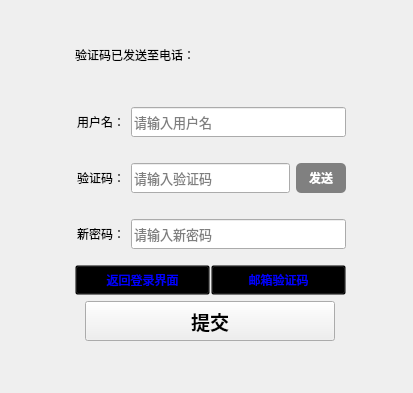
<?xml version="1.0" encoding="UTF-8"?>
<ui version="4.0">
 <class>PhoneRetrievalWindow</class>
 <widget class="QDialog" name="PhoneRetrievalWindow">
  <property name="geometry">
   <rect>
    <x>0</x>
    <y>0</y>
    <width>413</width>
    <height>393</height>
   </rect>
  </property>
  <property name="windowTitle">
   <string>短信验证码修改密码</string>
  </property>
  <property name="windowIcon">
   <iconset>
    <normaloff>icon.png</normaloff>icon.png</iconset>
  </property>
  <widget class="QWidget" name="verticalLayoutWidget_2">
   <property name="geometry">
    <rect>
     <x>70</x>
     <y>20</y>
     <width>281</width>
     <height>321</height>
    </rect>
   </property>
   <layout class="QVBoxLayout" name="verticalLayout_3" stretch="4,4,4,4,2,4">
    <property name="spacing">
     <number>6</number>
    </property>
    <property name="sizeConstraint">
     <enum>QLayout::SetDefaultConstraint</enum>
    </property>
    <property name="leftMargin">
     <number>5</number>
    </property>
    <property name="rightMargin">
     <number>5</number>
    </property>
    <item>
     <layout class="QHBoxLayout" name="horizontalLayout_3">
      <property name="topMargin">
       <number>10</number>
      </property>
      <property name="bottomMargin">
       <number>10</number>
      </property>
      <item>
       <widget class="QLabel" name="tip_label">
        <property name="enabled">
         <bool>true</bool>
        </property>
        <property name="minimumSize">
         <size>
          <width>50</width>
          <height>0</height>
         </size>
        </property>
        <property name="maximumSize">
         <size>
          <width>16777215</width>
          <height>40</height>
         </size>
        </property>
        <property name="styleSheet">
         <string notr="true"/>
        </property>
        <property name="text">
         <string>验证码已发送至电话：</string>
        </property>
       </widget>
      </item>
      <item>
       <widget class="QLabel" name="tip_phone_label">
        <property name="text">
         <string/>
        </property>
       </widget>
      </item>
     </layout>
    </item>
    <item>
     <layout class="QHBoxLayout" name="horizontalLayout_14">
      <property name="sizeConstraint">
       <enum>QLayout::SetMinimumSize</enum>
      </property>
      <property name="topMargin">
       <number>10</number>
      </property>
      <property name="bottomMargin">
       <number>10</number>
      </property>
      <item>
       <widget class="QLabel" name="username_label">
        <property name="minimumSize">
         <size>
          <width>50</width>
          <height>0</height>
         </size>
        </property>
        <property name="maximumSize">
         <size>
          <width>16777215</width>
          <height>40</height>
         </size>
        </property>
        <property name="text">
         <string>用户名：</string>
        </property>
        <property name="alignment">
         <set>Qt::AlignRight|Qt::AlignTrailing|Qt::AlignVCenter</set>
        </property>
       </widget>
      </item>
      <item>
       <widget class="QLineEdit" name="username_text">
        <property name="maximumSize">
         <size>
          <width>16777215</width>
          <height>30</height>
         </size>
        </property>
        <property name="font">
         <font>
          <family>Times New Roman</family>
          <pointsize>10</pointsize>
         </font>
        </property>
        <property name="inputMethodHints">
         <set>Qt::ImhNone</set>
        </property>
        <property name="inputMask">
         <string/>
        </property>
        <property name="echoMode">
         <enum>QLineEdit::Normal</enum>
        </property>
        <property name="placeholderText">
         <string>请输入用户名</string>
        </property>
        <property name="cursorMoveStyle">
         <enum>Qt::VisualMoveStyle</enum>
        </property>
       </widget>
      </item>
     </layout>
    </item>
    <item>
     <layout class="QHBoxLayout" name="horizontalLayout_15">
      <property name="sizeConstraint">
       <enum>QLayout::SetMinimumSize</enum>
      </property>
      <property name="topMargin">
       <number>10</number>
      </property>
      <property name="bottomMargin">
       <number>10</number>
      </property>
      <item>
       <widget class="QLabel" name="code_label">
        <property name="minimumSize">
         <size>
          <width>50</width>
          <height>0</height>
         </size>
        </property>
        <property name="maximumSize">
         <size>
          <width>16777215</width>
          <height>40</height>
         </size>
        </property>
        <property name="text">
         <string>验证码：</string>
        </property>
        <property name="alignment">
         <set>Qt::AlignRight|Qt::AlignTrailing|Qt::AlignVCenter</set>
        </property>
       </widget>
      </item>
      <item>
       <widget class="QLineEdit" name="code_text">
        <property name="maximumSize">
         <size>
          <width>16777215</width>
          <height>30</height>
         </size>
        </property>
        <property name="font">
         <font>
          <family>Times New Roman</family>
          <pointsize>10</pointsize>
         </font>
        </property>
        <property name="inputMethodHints">
         <set>Qt::ImhNone</set>
        </property>
        <property name="inputMask">
         <string/>
        </property>
        <property name="echoMode">
         <enum>QLineEdit::Normal</enum>
        </property>
        <property name="placeholderText">
         <string>请输入验证码</string>
        </property>
        <property name="cursorMoveStyle">
         <enum>Qt::VisualMoveStyle</enum>
        </property>
       </widget>
      </item>
      <item>
       <widget class="QPushButton" name="send_code_btn">
        <property name="minimumSize">
         <size>
          <width>50</width>
          <height>0</height>
         </size>
        </property>
        <property name="maximumSize">
         <size>
          <width>50</width>
          <height>30</height>
         </size>
        </property>
        <property name="cursor">
         <cursorShape>PointingHandCursor</cursorShape>
        </property>
        <property name="styleSheet">
         <string notr="true">color:white;
border:solid black 2px;
border-radius: 5px;
font-weight: bold;
background:gray;</string>
        </property>
        <property name="text">
         <string>发送</string>
        </property>
       </widget>
      </item>
     </layout>
    </item>
    <item>
     <layout class="QHBoxLayout" name="horizontalLayout_16">
      <property name="sizeConstraint">
       <enum>QLayout::SetMinimumSize</enum>
      </property>
      <property name="topMargin">
       <number>10</number>
      </property>
      <property name="bottomMargin">
       <number>10</number>
      </property>
      <item>
       <widget class="QLabel" name="password_label">
        <property name="minimumSize">
         <size>
          <width>50</width>
          <height>0</height>
         </size>
        </property>
        <property name="maximumSize">
         <size>
          <width>16777215</width>
          <height>40</height>
         </size>
        </property>
        <property name="text">
         <string>新密码：</string>
        </property>
        <property name="alignment">
         <set>Qt::AlignRight|Qt::AlignTrailing|Qt::AlignVCenter</set>
        </property>
       </widget>
      </item>
      <item>
       <widget class="QLineEdit" name="password_text">
        <property name="maximumSize">
         <size>
          <width>16777215</width>
          <height>30</height>
         </size>
        </property>
        <property name="font">
         <font>
          <family>Times New Roman</family>
          <pointsize>10</pointsize>
         </font>
        </property>
        <property name="inputMethodHints">
         <set>Qt::ImhHiddenText|Qt::ImhNoAutoUppercase|Qt::ImhNoPredictiveText|Qt::ImhSensitiveData</set>
        </property>
        <property name="inputMask">
         <string/>
        </property>
        <property name="echoMode">
         <enum>QLineEdit::Password</enum>
        </property>
        <property name="placeholderText">
         <string>请输入新密码</string>
        </property>
        <property name="cursorMoveStyle">
         <enum>Qt::VisualMoveStyle</enum>
        </property>
       </widget>
      </item>
     </layout>
    </item>
    <item>
     <layout class="QHBoxLayout" name="horizontalLayout_17" stretch="0,0">
      <property name="spacing">
       <number>1</number>
      </property>
      <item>
       <widget class="QPushButton" name="return_login_btn">
        <property name="maximumSize">
         <size>
          <width>200</width>
          <height>30</height>
         </size>
        </property>
        <property name="font">
         <font>
          <family>Algerian</family>
         </font>
        </property>
        <property name="cursor">
         <cursorShape>PointingHandCursor</cursorShape>
        </property>
        <property name="styleSheet">
         <string notr="true">background:transparent;
color:blue;</string>
        </property>
        <property name="text">
         <string>返回登录界面</string>
        </property>
       </widget>
      </item>
      <item>
       <widget class="QPushButton" name="email_btn">
        <property name="maximumSize">
         <size>
          <width>200</width>
          <height>30</height>
         </size>
        </property>
        <property name="font">
         <font>
          <family>Algerian</family>
         </font>
        </property>
        <property name="cursor">
         <cursorShape>PointingHandCursor</cursorShape>
        </property>
        <property name="styleSheet">
         <string notr="true">background:transparent;
color:blue;</string>
        </property>
        <property name="text">
         <string>邮箱验证码</string>
        </property>
       </widget>
      </item>
     </layout>
    </item>
    <item>
     <layout class="QHBoxLayout" name="horizontalLayout_18">
      <item>
       <widget class="QPushButton" name="submit_btn">
        <property name="minimumSize">
         <size>
          <width>250</width>
          <height>0</height>
         </size>
        </property>
        <property name="maximumSize">
         <size>
          <width>250</width>
          <height>40</height>
         </size>
        </property>
        <property name="font">
         <font>
          <pointsize>14</pointsize>
          <weight>75</weight>
          <bold>true</bold>
         </font>
        </property>
        <property name="cursor">
         <cursorShape>PointingHandCursor</cursorShape>
        </property>
        <property name="layoutDirection">
         <enum>Qt::LeftToRight</enum>
        </property>
        <property name="styleSheet">
         <string notr="true">color:white;
border:2px;
border-radius:10px;
padding:4px 4px;
font-size:14pt;
font-weight:bold;
background:qlineargradient(x1:0, y1:0, x2:1, y2:0,stop:0 #497BF0,stop:1 #1FB6F6);
hover {
    background-color: qlineargradient(x1:0, y1:0, x2:1, y2:1, stop:0 #60a3f7, stop:1 #3b78e6);
}</string>
        </property>
        <property name="text">
         <string>提交</string>
        </property>
       </widget>
      </item>
     </layout>
    </item>
   </layout>
  </widget>
 </widget>
 <resources/>
 <connections/>
</ui>
